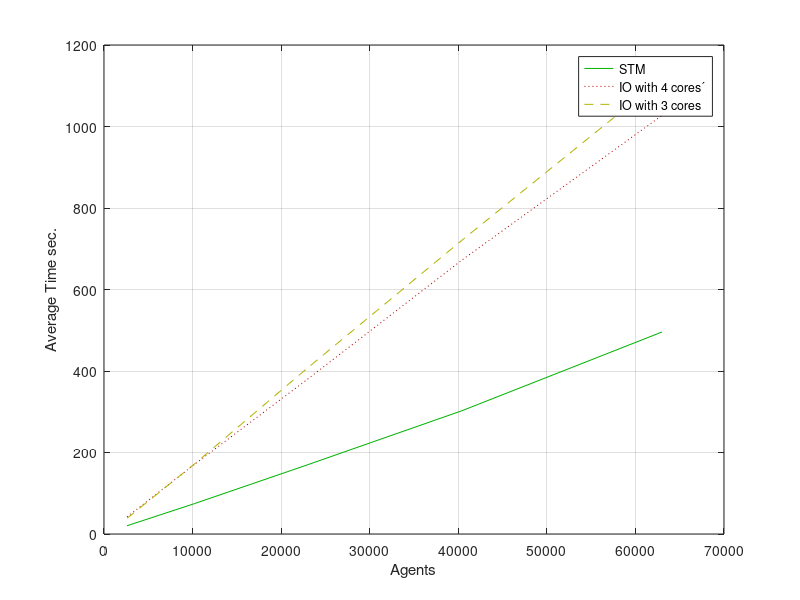

Write MATLAB code to recreate this figure.
stm = [20.201, 74.493, 168.47, 302.43, 495.73];
io4 = [41.914, 170.55, 376.89, 672.01, 1027.27];
io3 = [38.614, 171.61, 404.11, 720.65, 1117.27];
rep = [10.822, 107.40, 464.017, 1227.68, 3283.63];

agents = [2601, 10201, 22801, 40401, 63001];

figure;
plot (agents, stm, '-', "color", [0, 0.7, 0]);
hold on;
plot (agents, io4, ':', "color", [0.7, 0, 0]);
hold on;
plot (agents, io3, '--', "color", [0.7, 0.7, 0]);
%hold on;
%loglog (agents, rep, '-.', "color", [0, 0, 0.7]);

%legend ("STM 4 cores", "IO 4 cores", "IO 3 cores", "RePast 1 core");
legend ("STM", "IO with 4 cores´", "IO with 3 cores");
xlabel ("Agents");
ylabel ("Average Time sec.");

grid on;

%title ("Performance STM vs IO vs RePast with varying Agents");